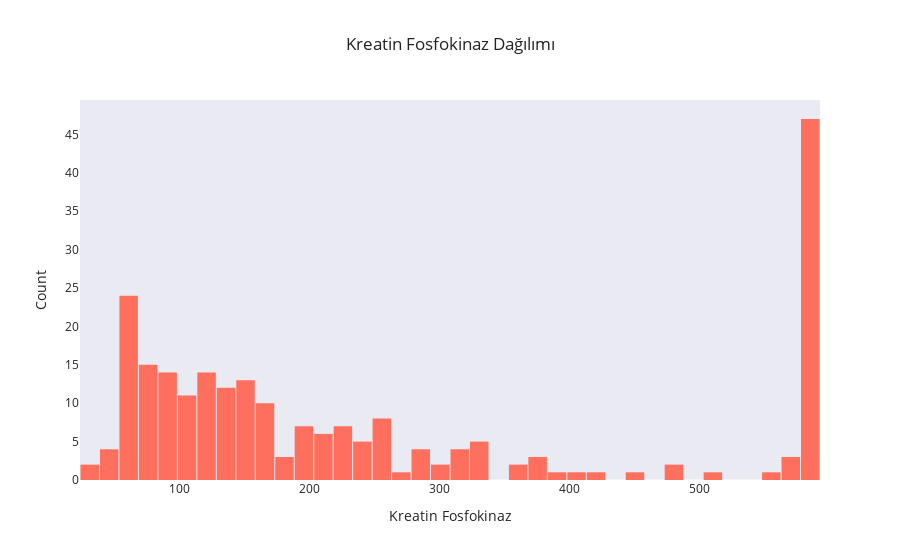

Notebook code cell kept with this figure:
### Code cell
# creatinine_phosphokinase Dağılımı

import plotly.graph_objects as go

fig = go.Figure()
fig.add_trace(go.Histogram(
    x = dataset['creatinine_phosphokinase'],
    xbins=dict( # bins used for histogram
        start=23,
        end=582,
        size=15
    ),
    marker_color='#FE6F5E',
    opacity=1
))

fig.update_layout(
    title_text='Kreatin Fosfokinaz Dağılımı',
    xaxis_title_text='Kreatin Fosfokinaz',
    yaxis_title_text='Count', 
    bargap=0.05, # gap between bars of adjacent location coordinates
    xaxis =  {'showgrid': False },
    yaxis = {'showgrid': False },
    template = 'seaborn'
)

fig.show()

### Figure 1 — Plotly figure (JSON) as saved in the notebook; plotly's stock layout.template omitted (floating-point values rounded to 4 significant figures; data arrays with more than 128 entries replaced by an {"elided": "..."} marker saying what was removed)
{"data": [{"marker": {"color": "#FE6F5E"}, "opacity": 1, "type": "histogram", "x": {"elided": "297 int values"}, "xbins": {"end": 582, "size": 15, "start": 23}}], "layout": {"bargap": 0.05, "title": {"text": "Kreatin Fosfokinaz Dağılımı"}, "xaxis": {"showgrid": false, "title": {"text": "Kreatin Fosfokinaz"}}, "yaxis": {"showgrid": false, "title": {"text": "Count"}}}}
